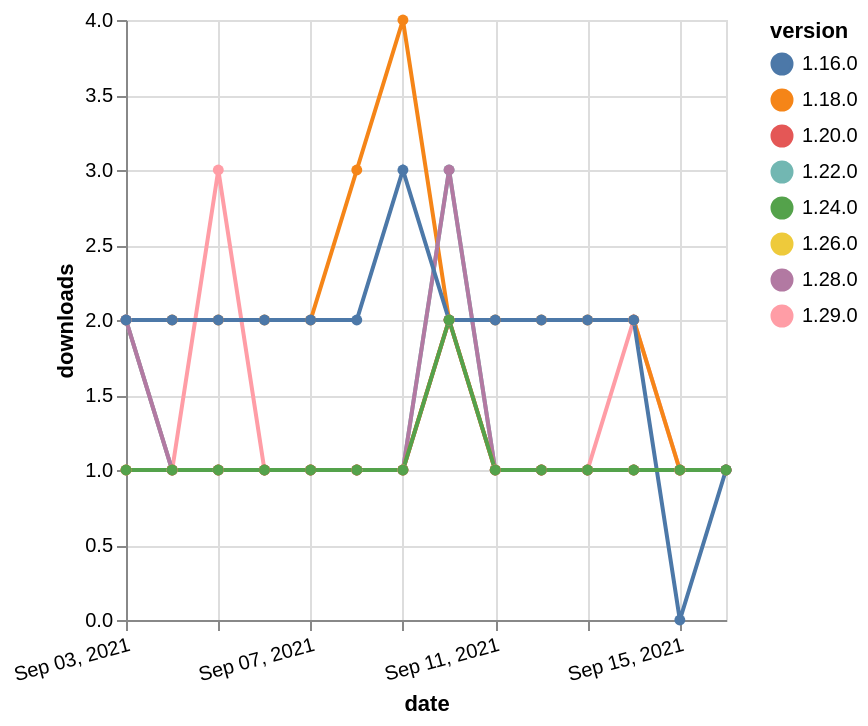

Vega-Lite specification for this chart:
### Vega-Lite specification from a JSON file in a GitHub repository (floating-point values rounded to 4 significant figures)
{"$schema": "https://vega.github.io/schema/vega-lite/v5.json", "description": "A simple bar chart with embedded data.", "data": {"values": [{"date": "2021-09-03", "total": 123, "delta": 2, "version": "1.29.0"}, {"date": "2021-09-04", "total": 124, "delta": 1, "version": "1.29.0"}, {"date": "2021-09-05", "total": 127, "delta": 3, "version": "1.29.0"}, {"date": "2021-09-06", "total": 128, "delta": 1, "version": "1.29.0"}, {"date": "2021-09-07", "total": 129, "delta": 1, "version": "1.29.0"}, {"date": "2021-09-08", "total": 130, "delta": 1, "version": "1.29.0"}, {"date": "2021-09-09", "total": 131, "delta": 1, "version": "1.29.0"}, {"date": "2021-09-10", "total": 133, "delta": 2, "version": "1.29.0"}, {"date": "2021-09-11", "total": 134, "delta": 1, "version": "1.29.0"}, {"date": "2021-09-12", "total": 135, "delta": 1, "version": "1.29.0"}, {"date": "2021-09-13", "total": 136, "delta": 1, "version": "1.29.0"}, {"date": "2021-09-14", "total": 138, "delta": 2, "version": "1.29.0"}, {"date": "2021-09-15", "total": 139, "delta": 1, "version": "1.29.0"}, {"date": "2021-09-16", "total": 140, "delta": 1, "version": "1.29.0"}, {"date": "2021-09-03", "total": 2446, "delta": 2, "version": "1.18.0"}, {"date": "2021-09-04", "total": 2448, "delta": 2, "version": "1.18.0"}, {"date": "2021-09-05", "total": 2450, "delta": 2, "version": "1.18.0"}, {"date": "2021-09-06", "total": 2452, "delta": 2, "version": "1.18.0"}, {"date": "2021-09-07", "total": 2454, "delta": 2, "version": "1.18.0"}, {"date": "2021-09-08", "total": 2457, "delta": 3, "version": "1.18.0"}, {"date": "2021-09-09", "total": 2461, "delta": 4, "version": "1.18.0"}, {"date": "2021-09-10", "total": 2463, "delta": 2, "version": "1.18.0"}, {"date": "2021-09-11", "total": 2465, "delta": 2, "version": "1.18.0"}, {"date": "2021-09-12", "total": 2467, "delta": 2, "version": "1.18.0"}, {"date": "2021-09-13", "total": 2469, "delta": 2, "version": "1.18.0"}, {"date": "2021-09-14", "total": 2471, "delta": 2, "version": "1.18.0"}, {"date": "2021-09-15", "total": 2472, "delta": 1, "version": "1.18.0"}, {"date": "2021-09-16", "total": 2473, "delta": 1, "version": "1.18.0"}, {"date": "2021-09-03", "total": 342, "delta": 2, "version": "1.22.0"}, {"date": "2021-09-04", "total": 343, "delta": 1, "version": "1.22.0"}, {"date": "2021-09-05", "total": 344, "delta": 1, "version": "1.22.0"}, {"date": "2021-09-06", "total": 345, "delta": 1, "version": "1.22.0"}, {"date": "2021-09-07", "total": 346, "delta": 1, "version": "1.22.0"}, {"date": "2021-09-08", "total": 347, "delta": 1, "version": "1.22.0"}, {"date": "2021-09-09", "total": 348, "delta": 1, "version": "1.22.0"}, {"date": "2021-09-10", "total": 351, "delta": 3, "version": "1.22.0"}, {"date": "2021-09-11", "total": 352, "delta": 1, "version": "1.22.0"}, {"date": "2021-09-12", "total": 353, "delta": 1, "version": "1.22.0"}, {"date": "2021-09-13", "total": 354, "delta": 1, "version": "1.22.0"}, {"date": "2021-09-14", "total": 355, "delta": 1, "version": "1.22.0"}, {"date": "2021-09-15", "total": 356, "delta": 1, "version": "1.22.0"}, {"date": "2021-09-16", "total": 357, "delta": 1, "version": "1.22.0"}, {"date": "2021-09-03", "total": 191, "delta": 2, "version": "1.28.0"}, {"date": "2021-09-04", "total": 192, "delta": 1, "version": "1.28.0"}, {"date": "2021-09-05", "total": 193, "delta": 1, "version": "1.28.0"}, {"date": "2021-09-06", "total": 194, "delta": 1, "version": "1.28.0"}, {"date": "2021-09-07", "total": 195, "delta": 1, "version": "1.28.0"}, {"date": "2021-09-08", "total": 196, "delta": 1, "version": "1.28.0"}, {"date": "2021-09-09", "total": 197, "delta": 1, "version": "1.28.0"}, {"date": "2021-09-10", "total": 200, "delta": 3, "version": "1.28.0"}, {"date": "2021-09-11", "total": 201, "delta": 1, "version": "1.28.0"}, {"date": "2021-09-12", "total": 202, "delta": 1, "version": "1.28.0"}, {"date": "2021-09-13", "total": 203, "delta": 1, "version": "1.28.0"}, {"date": "2021-09-14", "total": 204, "delta": 1, "version": "1.28.0"}, {"date": "2021-09-15", "total": 205, "delta": 1, "version": "1.28.0"}, {"date": "2021-09-16", "total": 206, "delta": 1, "version": "1.28.0"}, {"date": "2021-09-03", "total": 163, "delta": 1, "version": "1.26.0"}, {"date": "2021-09-04", "total": 164, "delta": 1, "version": "1.26.0"}, {"date": "2021-09-05", "total": 165, "delta": 1, "version": "1.26.0"}, {"date": "2021-09-06", "total": 166, "delta": 1, "version": "1.26.0"}, {"date": "2021-09-07", "total": 167, "delta": 1, "version": "1.26.0"}, {"date": "2021-09-08", "total": 168, "delta": 1, "version": "1.26.0"}, {"date": "2021-09-09", "total": 169, "delta": 1, "version": "1.26.0"}, {"date": "2021-09-10", "total": 171, "delta": 2, "version": "1.26.0"}, {"date": "2021-09-11", "total": 172, "delta": 1, "version": "1.26.0"}, {"date": "2021-09-12", "total": 173, "delta": 1, "version": "1.26.0"}, {"date": "2021-09-13", "total": 174, "delta": 1, "version": "1.26.0"}, {"date": "2021-09-14", "total": 175, "delta": 1, "version": "1.26.0"}, {"date": "2021-09-15", "total": 176, "delta": 1, "version": "1.26.0"}, {"date": "2021-09-16", "total": 177, "delta": 1, "version": "1.26.0"}, {"date": "2021-09-03", "total": 243, "delta": 1, "version": "1.20.0"}, {"date": "2021-09-04", "total": 244, "delta": 1, "version": "1.20.0"}, {"date": "2021-09-05", "total": 245, "delta": 1, "version": "1.20.0"}, {"date": "2021-09-06", "total": 246, "delta": 1, "version": "1.20.0"}, {"date": "2021-09-07", "total": 247, "delta": 1, "version": "1.20.0"}, {"date": "2021-09-08", "total": 248, "delta": 1, "version": "1.20.0"}, {"date": "2021-09-09", "total": 249, "delta": 1, "version": "1.20.0"}, {"date": "2021-09-10", "total": 251, "delta": 2, "version": "1.20.0"}, {"date": "2021-09-11", "total": 252, "delta": 1, "version": "1.20.0"}, {"date": "2021-09-12", "total": 253, "delta": 1, "version": "1.20.0"}, {"date": "2021-09-13", "total": 254, "delta": 1, "version": "1.20.0"}, {"date": "2021-09-14", "total": 255, "delta": 1, "version": "1.20.0"}, {"date": "2021-09-15", "total": 256, "delta": 1, "version": "1.20.0"}, {"date": "2021-09-16", "total": 257, "delta": 1, "version": "1.20.0"}, {"date": "2021-09-03", "total": 2306, "delta": 2, "version": "1.16.0"}, {"date": "2021-09-04", "total": 2308, "delta": 2, "version": "1.16.0"}, {"date": "2021-09-05", "total": 2310, "delta": 2, "version": "1.16.0"}, {"date": "2021-09-06", "total": 2312, "delta": 2, "version": "1.16.0"}, {"date": "2021-09-07", "total": 2314, "delta": 2, "version": "1.16.0"}, {"date": "2021-09-08", "total": 2316, "delta": 2, "version": "1.16.0"}, {"date": "2021-09-09", "total": 2319, "delta": 3, "version": "1.16.0"}, {"date": "2021-09-10", "total": 2321, "delta": 2, "version": "1.16.0"}, {"date": "2021-09-11", "total": 2323, "delta": 2, "version": "1.16.0"}, {"date": "2021-09-12", "total": 2325, "delta": 2, "version": "1.16.0"}, {"date": "2021-09-13", "total": 2327, "delta": 2, "version": "1.16.0"}, {"date": "2021-09-14", "total": 2329, "delta": 2, "version": "1.16.0"}, {"date": "2021-09-15", "total": 2329, "delta": 0, "version": "1.16.0"}, {"date": "2021-09-16", "total": 2330, "delta": 1, "version": "1.16.0"}, {"date": "2021-09-03", "total": 181, "delta": 1, "version": "1.24.0"}, {"date": "2021-09-04", "total": 182, "delta": 1, "version": "1.24.0"}, {"date": "2021-09-05", "total": 183, "delta": 1, "version": "1.24.0"}, {"date": "2021-09-06", "total": 184, "delta": 1, "version": "1.24.0"}, {"date": "2021-09-07", "total": 185, "delta": 1, "version": "1.24.0"}, {"date": "2021-09-08", "total": 186, "delta": 1, "version": "1.24.0"}, {"date": "2021-09-09", "total": 187, "delta": 1, "version": "1.24.0"}, {"date": "2021-09-10", "total": 189, "delta": 2, "version": "1.24.0"}, {"date": "2021-09-11", "total": 190, "delta": 1, "version": "1.24.0"}, {"date": "2021-09-12", "total": 191, "delta": 1, "version": "1.24.0"}, {"date": "2021-09-13", "total": 192, "delta": 1, "version": "1.24.0"}, {"date": "2021-09-14", "total": 193, "delta": 1, "version": "1.24.0"}, {"date": "2021-09-15", "total": 194, "delta": 1, "version": "1.24.0"}, {"date": "2021-09-16", "total": 195, "delta": 1, "version": "1.24.0"}]}, "width": "container", "mark": {"type": "line", "point": {"filled": true}}, "encoding": {"x": {"field": "date", "type": "temporal", "timeUnit": "yearmonthdate", "title": "date", "axis": {"labelAngle": -15}}, "y": {"field": "delta", "type": "quantitative", "title": "downloads"}, "color": {"field": "version", "type": "nominal"}, "tooltip": {"field": "delta"}}}
